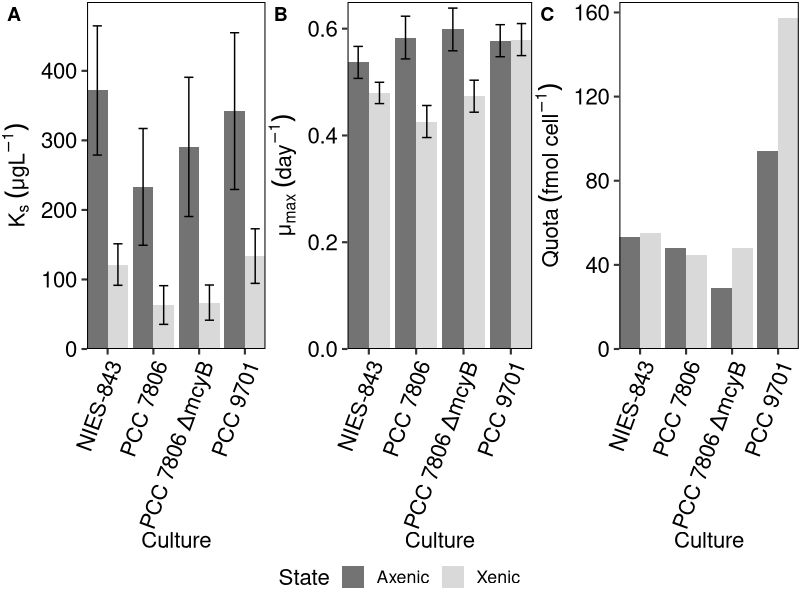
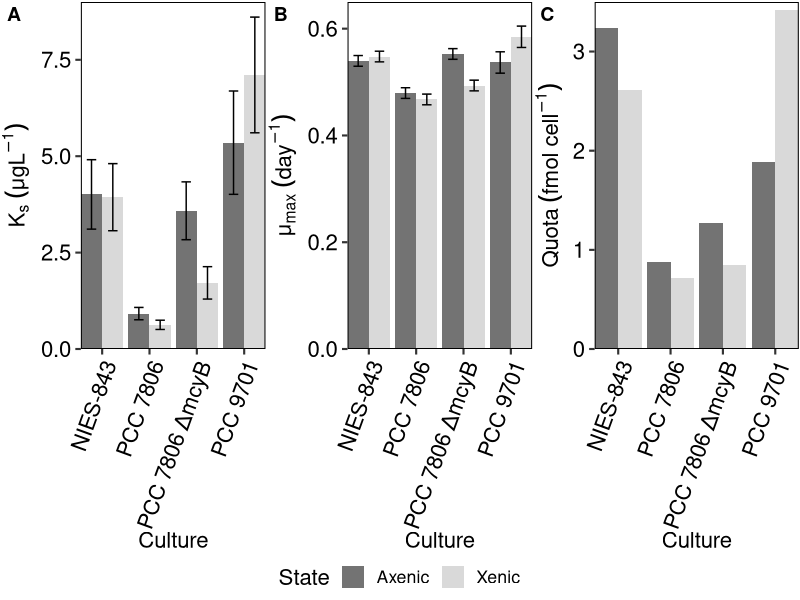

These charts were generated, in order, by the following R code: (Note: this script raises an error after producing the figures.)
library(kableExtra)
library(tidyverse)
library(readxl)
library(patchwork)
library(ggtext)
library(ggpubr)

CNP_Quotas <- read_excel("./data/Microcystis Quota Estimates.xlsx", 
                         sheet = "final_table") 
matrix <- read_excel("./data/Microcystis Quota Estimates.xlsx", 
                     sheet = "corr_matrix")

barplot_ksN <- ggplot(data = matrix, aes(x = Culture, y = ks_N, 
                                         ymin = ks_N - ks_N_SE,
                                         ymax = ks_N + ks_N_SE,
                                         fill = State)) +
  geom_bar(position = "dodge", stat = 'identity', aes(fill = State)) +
  coord_cartesian(ylim = c(0, 499), expand = F) +
  geom_errorbar(position = position_dodge(0.9), width = 0.4) +
  scale_fill_manual(values = c("Axenic" = "gray45",
                               "Xenic" = "gray85")) +
  ylab(expression(K[s]~(μgL^-1))) +
  theme_pubr(margin = F, border = T, base_size = 16) +
  theme(axis.text.x = element_text(hjust = 1, angle = 70),
        legend.position = "right"
  ) 
barplot_mumaxN <- ggplot(data = matrix, aes(x = Culture, y = mumax_N,
                                            ymin = mumax_N - mumax_N_SE,
                                            ymax = mumax_N + mumax_N_SE,
                                            fill = State)) +
  geom_bar(position = "dodge", stat = 'identity', aes(fill = State)) +
  coord_cartesian(ylim = c(0, 0.65), expand = F) +
  geom_errorbar(position = position_dodge(0.9), width = 0.4) +
  scale_fill_manual(values = c("Axenic" = "gray45",
                               "Xenic" = "gray85")) +
  ylab(expression(μ[max]~(day^-1))) +
  theme_pubr(margin = F, border = T, base_size = 16) +
  theme(axis.text.x = element_text(hjust = 1, angle = 70),
        legend.position = "right"
  ) 

barplot_QN <- ggplot(data = matrix, aes(x = Culture, y = Q_N)) +
  geom_bar(stat = 'identity', aes(fill = State), position = position_dodge()) +
  coord_cartesian(ylim = c(0,165), expand = F) +
  scale_fill_manual(values = c("Axenic" = "gray45",
                               "Xenic" = "gray85")) +
  ylab(expression(Quota~(fmol~cell^-1))) +
  theme_pubr(margin = F, border = T, base_size = 16) +
  theme(axis.text.x = element_text(hjust = 1, angle = 70),
        legend.position = "right"
  ) 
N_plots <- ggarrange(common.legend = T, legend = "bottom",nrow = 1, labels = "AUTO", 
                     barplot_ksN, barplot_mumaxN, barplot_QN)

ggsave('./figures/figure3.png',N_plots,width = 180, height = 152, units = "mm", dpi = 600 )

barplot_ksP <- ggplot(data = matrix, aes(x = Culture, y = ks_P, 
                                         ymin = ks_P - ks_P_SE,
                                         ymax = ks_P + ks_P_SE,
                                         fill = State)) +
  geom_bar(stat = 'identity', aes(fill = State), position = position_dodge()) +
  coord_cartesian(ylim = c(0,9), expand = F) +
  geom_errorbar(position = position_dodge(0.9), width = 0.4) +
  scale_fill_manual(values = c("Axenic" = "gray45",
                               "Xenic" = "gray85")) +
  ylab(expression(K[s]~(μgL^-1))) +
  theme_pubr(margin = F, border = T, base_size = 16) +
  theme(axis.text.x = element_text(hjust = 1, angle = 70),
        legend.position = "right"
  ) 
barplot_mumaxP <- ggplot(data = matrix, aes(x = Culture, y = mumax_P,
                                            ymin = mumax_P - mumax_P_SE,
                                            ymax = mumax_P + mumax_P_SE,
                                            fill = State)) +
  geom_bar(stat = 'identity', aes(fill = State), position = position_dodge()) +
  coord_cartesian(ylim = c(0,0.65), expand = F) +
  geom_errorbar(position = position_dodge(0.9), width = 0.4) +
  scale_fill_manual(values = c("Axenic" = "gray45",
                               "Xenic" = "gray85")) +
  ylab(expression(μ[max]~(day^-1))) +
  theme_pubr(margin = F, border = T, base_size = 16) +
  theme(axis.text.x = element_text(hjust = 1, angle = 70),
        legend.position = "right"
  )  

barplot_QP <- ggplot(data = matrix, aes(x = Culture, y = Q_P)) +
  geom_bar(stat = 'identity', aes(fill = State), position = position_dodge()) +
  coord_cartesian(ylim = c(0,3.5), expand = F) +
  scale_fill_manual(values = c("Axenic" = "gray45",
                               "Xenic" = "gray85")) +
  ylab(expression(Quota~(fmol~cell^-1))) +
  theme_pubr(margin = F, border = T, base_size = 16) +
  theme(axis.text.x = element_text(hjust = 1, angle = 70),
        legend.position = "right"
  ) 

P_plots <- ggarrange(common.legend = T, legend = "bottom",nrow = 1, labels = "AUTO", 
                     barplot_ksP, barplot_mumaxP, barplot_QP)
ggsave('./figures/figure4.png',P_plots,width = 180, height = 152, units = "mm", dpi = 600)


Q_lm <- lm(Qn~Qp, matrix)
mu_lm <- lm(mumax_N~ mumax_P, matrix)
ks_lm <- lm(ks_N~ks_P, matrix)

p1 <- ggplot(matrix, aes(x = Qn, y = Qp)) +
  geom_point() +
  geom_smooth(method = "lm",
              formula = y~x, se = F, color = "black") +
  labs(y = "Q<sub>P</sub> fmol • cell<sup>-1</sup>",
       x = "Q<sub>N</sub> fmol • cell<sup>-1</sup>") +
  #facet_wrap(~state) +
  stat_cor(method = "pearson",
    aes(label = paste(..rr.label.., ..p.label.., sep = "~`,`~"))) +
  theme_pubr() +
  theme(axis.title.x = element_markdown(size = 12),
        axis.title.y = element_markdown(size = 12))

p2 <- ggplot(matrix, aes(x = mumax_N, y = mumax_P)) +
  geom_point() +
  geom_smooth(method = "lm",
              formula = y~x, se = F, color = "black") +
  labs(y = "μmax day<sup>-1</sup> P",
       x = "μmax day<sup>-1</sup> N") +
  #facet_wrap(~state) +
  stat_cor(method = "pearson",
    aes(label = paste(..rr.label.., ..p.label.., sep = "~`,`~"))) +
  theme_pubr() +
  theme(axis.title.x = element_markdown(size = 12),
        axis.title.y = element_markdown(size = 12))

p3 <- ggplot(matrix, aes(x = ks_N, y = ks_P)) +
  geom_point() +
  geom_smooth(method = "lm",
              formula = y~x, se = F, color = "black") +
  #facet_wrap(~state) +
  labs(y = "K<sub>s</sub> μg/L P",
       x = "K<sub>s</sub> μg/L N") +
  stat_cor(method = "pearson",
    aes(label = paste(..rr.label.., ..p.label.., sep = "~`,`~"))) + 
  theme_pubr() +
  theme(axis.title.x = element_markdown(size = 12),
        axis.title.y = element_markdown(size = 12))

png(filename = "./figures/supplemental_figures/regressions_figS4.png",
    res = 300,
    type = "cairo",
    units = "in",
    width = 10,
    height = 3)

(p3 | p2 | p1) + plot_annotation(tag_levels = "A")

dev.off()

kable(CNP_Quotas,escape = F, digits = 4, align = c("l") ,col.names = c("Culture", "μmax day<sup>-1</sup> (SE)", 
                                                                                                            "Ks (μg/L) (SE)",
                                                                                                            "Initial Slope day<sup>-1</sup> • μM<sup>-1</sup>",
                                                                                                            "Q<sub>P</sub> (SD) fmol • cell<sup>-1</sup>",
                                                                                                            "P<sup>*</sup>, d = 0.2 day<sup>-1</sup>",
                                                                                                            "μmax day<sup>-1</sup> (SE)","Ks (μg/L) (SE)", 
                                                                                                            "Initial Slope day<sup>-1</sup> • μM<sup>-1</sup>",
                                                                                                            "Q<sub>N</sub> (SD) fmol • cell<sup>-1</sup>", 
                                                                                                            "N<sup>*</sup>, d = 0.2 day<sup>-1</sup>",
                                                                                                            "Q<sub>C</sub> (SD) fmol • cell<sup>-1</sup>",
                                                                                                            "N:P","C:N","C:P" ))  %>%
  kable_styling("striped", full_width = T) %>%
  column_spec(c(4,9),width_min = "1in") %>%
  add_header_above(c("", "Phosphorus" = 5, "Nitrogen" = 5, "Carbon" = 1, "Elemental Ratios" = 3)) %>% save_kable(file = "./tables/table2.doc", zoom = 1.5)
  
